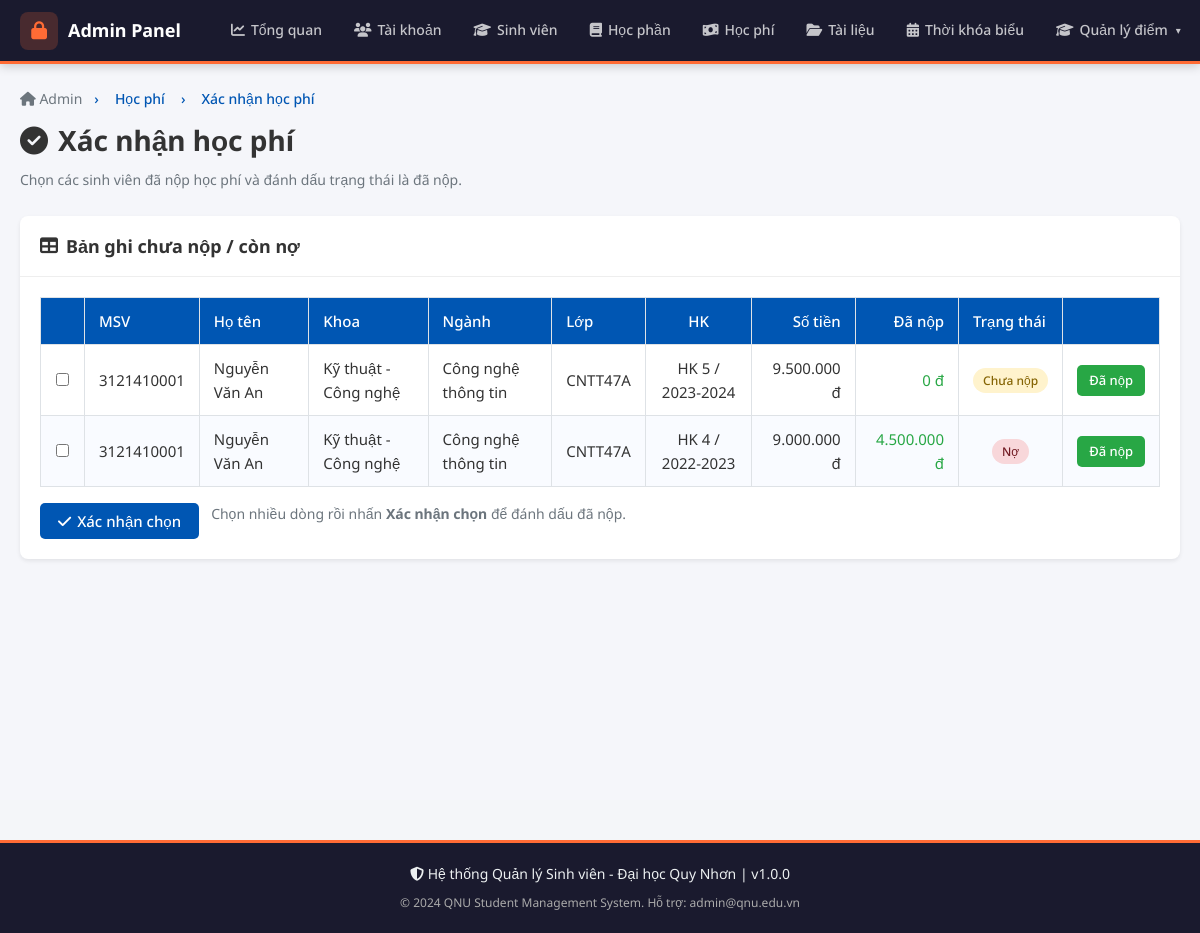
The app's page /admin/hoc_phi/xac_nhan.php (signed in) with its own data.
### tables this page shows
CREATE TABLE IF NOT EXISTS `hoc_phi` (
  `id` INT AUTO_INCREMENT PRIMARY KEY,
  `sinh_vien_id` INT NOT NULL,
  `hoc_ky` INT NOT NULL,
  `nam_hoc` VARCHAR(20) NOT NULL,
  `so_tien` DECIMAL(15,0) NOT NULL DEFAULT 0,
  `da_nop` DECIMAL(15,0) NOT NULL DEFAULT 0,
  `han_nop` DATE DEFAULT NULL,
  `trang_thai` ENUM('Chưa nộp','Đã nộp','Nợ') DEFAULT 'Chưa nộp',
  FOREIGN KEY (`sinh_vien_id`) REFERENCES `sinh_vien`(`id`) ON DELETE CASCADE
);

CREATE TABLE IF NOT EXISTS `sinh_vien` (
  `id` INT AUTO_INCREMENT PRIMARY KEY,
  `user_id` INT NOT NULL,
  `ma_sv` VARCHAR(20) NOT NULL UNIQUE,
  `ho_ten` VARCHAR(100) NOT NULL,
  `ngay_sinh` DATE,
  `gioi_tinh` ENUM('Nam','Nữ','Khác') DEFAULT 'Nam',
  `dia_chi` TEXT,
  `email` VARCHAR(100),
  `so_dien_thoai` VARCHAR(15),
  `nganh` VARCHAR(100),
  `khoa` VARCHAR(100),
  `lop` VARCHAR(50),
  `nien_khoa` VARCHAR(20),
  `trang_thai` ENUM('Đang học','Tạm dừng','Tốt nghiệp','Thôi học') DEFAULT 'Đang học',
  `anh_dai_dien` VARCHAR(255) DEFAULT NULL,
  FOREIGN KEY (`user_id`) REFERENCES `users`(`id`) ON DELETE CASCADE
);

### includes/session.php (called while the page is built, shortened)
<?php
function e(string $str): string {
    return htmlspecialchars($str, ENT_QUOTES, 'UTF-8');
}
function formatMoney(float $amount): string {
    return number_format($amount, 0, ',', '.') . ' đ';
}
?>

### admin/hoc_phi/xac_nhan.php (the view, shortened to what this page needs)
<?php
require_once ROOT . 'includes/session.php';
$db = getDB();
$pendingFees = $db->query("SELECT hf.*, sv.ma_sv, sv.ho_ten, sv.khoa, sv.nganh, sv.lop FROM hoc_phi hf JOIN sinh_vien sv ON sv.id = hf.sinh_vien_id WHERE hf.trang_thai IN ('Chưa nộp', 'Nợ') ORDER BY sv.khoa, sv.nganh, sv.lop, hf.nam_hoc DESC, hf.hoc_ky DESC")->fetch_all(MYSQLI_ASSOC);
require_once ROOT . 'includes/admin/header_admin.php';
?>
<?php require_once ROOT . 'includes/admin/navbar_admin.php'; ?>
<div class="admin-wrapper">
  <div class="admin-container">
    <div class="page-title fade-in">
      <div class="breadcrumb">
        <a href="<?= BASE_URL ?>/admin/dashboard.php"><i class="fas fa-home"></i> Admin</a>
        <span>›</span><span>Học phí</span>
        <span>›</span><span>Xác nhận học phí</span>
      </div>
      <h1><i class="fas fa-check-circle"></i> Xác nhận học phí</h1>
      <p>Chọn các sinh viên đã nộp học phí và đánh dấu trạng thái là đã nộp.</p>
    </div>
    <div class="card fade-in" style="margin-bottom:20px;">
      <div class="card-header">
        <h3><i class="fas fa-table"></i> Bản ghi chưa nộp / còn nợ</h3>
      </div>
      <div class="card-body">
        <form method="POST">
          <div class="table-wrap">
            <table>
              <thead>
                <tr>
                  <th style="width:44px"></th>
                  <th>MSV</th>
                  <th>Họ tên</th>
                  <th>Khoa</th>
                  <th>Ngành</th>
                  <th>Lớp</th>
                  <th style="text-align:center">HK</th>
                  <th style="text-align:right">Số tiền</th>
                  <th style="text-align:right">Đã nộp</th>
                  <th>Trạng thái</th>
                  <th></th>
                </tr>
              </thead>
              <tbody>
                <?php if (empty($pendingFees)): ?>
                  <tr><td colspan="11" style="text-align:center;padding:24px;color:var(--text-muted)">Không có bản ghi học phí cần xác nhận.</td></tr>
                <?php else: ?>
                  <?php foreach ($pendingFees as $fee): ?>
                    <tr>
                      <td style="text-align:center"><input type="checkbox" name="selected[]" value="<?= (int)$fee['id'] ?>"></td>
                      <td><?= e($fee['ma_sv']) ?></td>
                      <td><?= e($fee['ho_ten']) ?></td>
                      <td><?= e($fee['khoa']) ?></td>
                      <td><?= e($fee['nganh']) ?></td>
                      <td><?= e($fee['lop']) ?></td>
                      <td style="text-align:center">HK <?= (int)$fee['hoc_ky'] ?> / <?= e($fee['nam_hoc']) ?></td>
                      <td style="text-align:right"><?= formatMoney((float)$fee['so_tien']) ?></td>
                      <td style="text-align:right;color:var(--success)"><?= formatMoney((float)$fee['da_nop']) ?></td>
                      <td style="text-align:center"><span class="badge badge-<?= $fee['trang_thai'] === 'Nợ' ? 'danger' : 'warning' ?>"><?= e($fee['trang_thai']) ?></span></td>
                      <td style="text-align:center"><a class="btn btn-sm btn-success" href="<?= BASE_URL ?>/admin/hoc_phi/xac_nhan.php?action=mark&id=<?= (int)$fee['id'] ?>">Đã nộp</a></td>
                    </tr>
                  <?php endforeach; ?>
                <?php endif; ?>
              </tbody>
            </table>
          </div>
          <?php if (!empty($pendingFees)): ?>
          <div style="margin-top:16px;display:flex;gap:12px;flex-wrap:wrap;">
            <button type="submit" class="btn btn-primary"><i class="fas fa-check"></i> Xác nhận chọn</button>
            <span class="text-muted">Chọn nhiều dòng rồi nhấn <strong>Xác nhận chọn</strong> để đánh dấu đã nộp.</span>
          </div>
          <?php endif; ?>
        </form>
      </div>
    </div>
  </div>
</div>
<?php require_once ROOT . 'includes/admin/footer_admin.php'; ?>

### assets/css/style.css (style rules this page uses)
:root { --primary: #0056B3; --primary-dark: #003d80; --primary-light: #e8f0fb; --bg: #F4F6F9; --white: #FFFFFF; --text: #333333; --text-muted: #6C757D; --success: #28A745; --danger: #DC3545; --warning: #FFC107; --info: #17A2B8; --border: #dee2e6; --shadow: 0 2px 8px rgba(0,0,0,.08); --shadow-md: 0 4px 16px rgba(0,0,0,.12); --radius: 8px; --radius-sm: 5px; --sidebar-w: 250px; --header-h: 64px; --transition: .1s ease; --font-sans: 'Noto Sans', 'Roboto', Arial, 'Helvetica Neue', sans-serif; }
*, *::before, *::after { box-sizing: border-box; margin: 0; padding: 0; }
html { scroll-behavior: smooth; }
body { font-family: var(--font-sans); font-size: 16px; color: var(--text); background: var(--bg); line-height: 1.6; text-rendering: optimizeLegibility; -webkit-font-smoothing: antialiased; -moz-osx-font-smoothing: grayscale; }
a { color: var(--primary); text-decoration: none; transition: color var(--transition); }
h1 { font-size: 26px; font-weight: 700; }
h3 { font-size: 18px; font-weight: 700; }
.text-muted { color: var(--text-muted); font-size: 14px; }
.btn { display: inline-flex; align-items: center; gap: 6px; padding: 8px 18px; font-size: 15px; font-family: var(--font-sans); font-weight: 500; border-radius: var(--radius-sm); border: none; cursor: pointer; transition: background var(--transition), transform .1s, box-shadow var(--transition); white-space: nowrap; }
.btn-primary { background: var(--primary); color: #fff; }
.btn-success { background: var(--success); color: #fff; }
.btn-sm { padding: 5px 12px; font-size: 13px; }
.card { background: var(--white); border-radius: var(--radius); box-shadow: var(--shadow); overflow: hidden; }
.card-header { padding: 16px 20px; border-bottom: 1px solid var(--border); display: flex; align-items: center; justify-content: space-between; gap: 12px; }
.card-header h2, .card-header h3 { margin: 0; color: var(--primary); }
.card-body { padding: 20px; }
.table-wrap { overflow-x: auto; }
table { width: 100%; border-collapse: collapse; font-size: 15px; }
table th, table td { padding: 11px 14px; text-align: left; border: 1px solid var(--border); vertical-align: middle; }
table thead tr { background: var(--primary); color: #fff; }
table thead th { font-weight: 500; }
table tbody tr:nth-child(even) { background: #f9fbff; }
.badge { display: inline-block; padding: 3px 10px; border-radius: 20px; font-size: 12px; font-weight: 500; white-space: nowrap; }
.badge-danger { background: #f8d7da; color: #721c24; }
.badge-warning { background: #fff3cd; color: #856404; }
.page-title { margin-bottom: 22px; }
.page-title h1 { color: var(--primary); font-size: 24px; margin-bottom: 4px; }
.page-title p { color: var(--text-muted); font-size: 14px; }
.page-title .breadcrumb { display: flex; gap: 8px; font-size: 14px; color: var(--text-muted); margin-bottom: 8px; }
.page-title .breadcrumb a { color: var(--text-muted); }
.page-title .breadcrumb span { color: var(--primary); font-weight: 500; }
.fade-in { animation: fadeIn .12s cubic-bezier(0.34, 1.56, 0.64, 1); }

### includes/admin/header_admin.php (style rules this page uses)
.admin-wrapper { padding-top: calc(var(--header-h) + 24px); padding-bottom: 40px; min-height: 100vh; background: #f5f6fa; }
.admin-container { max-width: 1400px; margin: 0 auto; padding: 0 20px; }
.page-title { margin-bottom: 24px; }
.page-title h1 { font-size: 28px; font-weight: 700; color: var(--text-dark); margin: 0 0 6px; display: flex; align-items: center; gap: 10px; }
.page-title p { color: var(--text-muted); margin: 0; }
.breadcrumb { font-size: 12px; color: var(--text-muted); margin-bottom: 10px; }
.breadcrumb a { color: var(--primary); text-decoration: none; }
.breadcrumb span { margin: 0 4px; }
.card { background: white; border-radius: 8px; box-shadow: 0 2px 4px rgba(0,0,0,0.08); margin-bottom: 20px; }
.card-header { padding: 16px 20px; border-bottom: 1px solid #eee; display: flex; align-items: center; justify-content: space-between; }
.card-header h3 { margin: 0; color: var(--text-dark); display: flex; align-items: center; gap: 8px; }
.card-body { padding: 20px; }
.fade-in { animation: fadeIn .4s ease; }
.text-muted { color: var(--text-muted); }

### records on screen
hoc_phi: sinh_vien.ma_sv "3121410001", sinh_vien.ho_ten "Nguyễn Văn An", sinh_vien.khoa "Kỹ thuật - Công nghệ", sinh_vien.nganh "Công nghệ thông tin", sinh_vien.lop "CNTT47A", hoc_ky "5", nam_hoc "2023-2024", so_tien "9.500.000 đ", da_nop "0 đ", trang_thai "Chưa nộp"
hoc_phi: sinh_vien.ma_sv "3121410001", sinh_vien.ho_ten "Nguyễn Văn An", sinh_vien.khoa "Kỹ thuật - Công nghệ", sinh_vien.nganh "Công nghệ thông tin", sinh_vien.lop "CNTT47A", hoc_ky "4", nam_hoc "2022-2023", so_tien "9.000.000 đ", da_nop "4.500.000 đ", trang_thai "Nợ"

### other values on screen
APP_VERSION "1.0.0"
